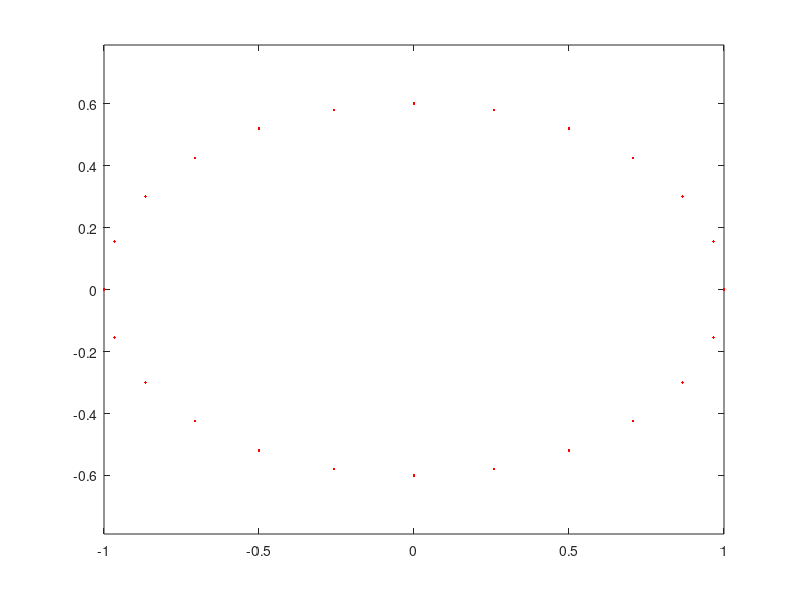

This chart was generated by the following MATLAB code: (Note: this script raises an error after producing the figure.)
clear; close all; clc;

type='ellipse';
% type='track';
% type='figure_eight';

path='./trajectories';

% Start at base-middle of ellipse

if strcmp(type,'ellipse') 
 
 n=25;  %num. points   
    
 x1=-1.0; y1=0;  %major-axis vertices
 x2= 1.0; y2=0;
 e=0.8;  %eccentricity (0<e<1)
 
 a = 1/2*sqrt((x2-x1)^2+(y2-y1)^2);
 b = a*sqrt(1-e^2);
 t = linspace(0,2*pi,n);
 X = a*cos(t);
 Y = b*sin(t);
 w = atan2(y2-y1,x2-x1);
 x = (x1+x2)/2 + X*cos(w) - Y*sin(w);
 y = (y1+y2)/2 + X*sin(w) + Y*cos(w);
 
 plot(x,y,'r.')
 axis equal
 
 M=[x' y'];
 
 file=sprintf('cart_path_ellipse_n_%d.csv',n);
 
end


csvwrite(fullfile(path,file),M);
